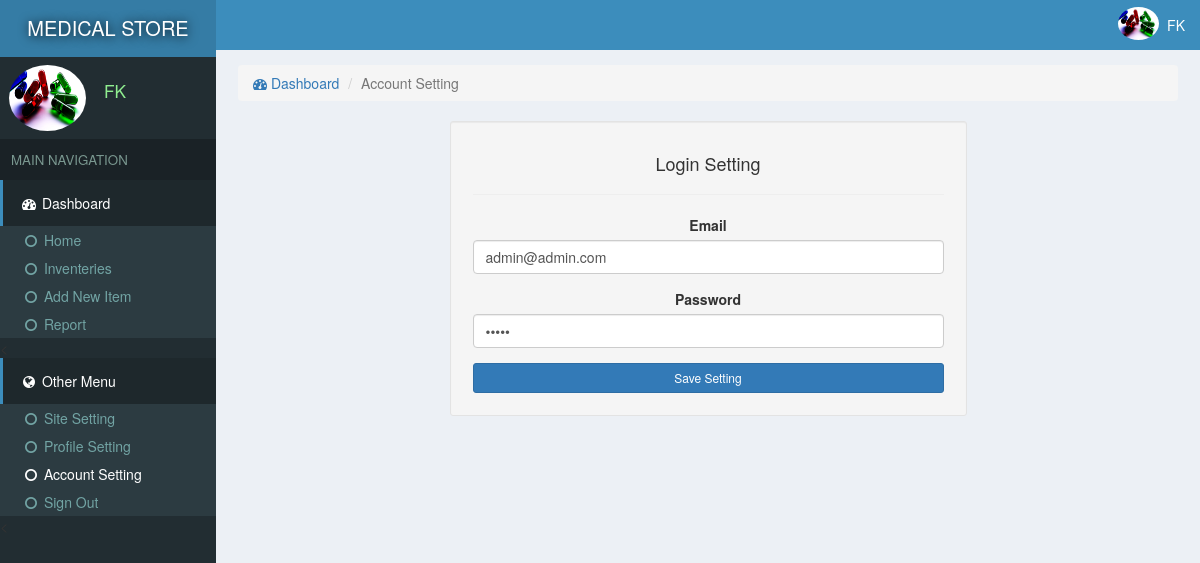
/accountSetting.php (signed in), run on the app's committed database.
### tables this page shows
CREATE TABLE `site` (
  `id` int(11) NOT NULL,
  `title` varchar(222) NOT NULL,
  `name` varchar(222) NOT NULL
);

CREATE TABLE `users` (
  `id` int(11) NOT NULL,
  `email` varchar(222) NOT NULL,
  `password` varchar(222) NOT NULL,
  `name` varchar(222) NOT NULL,
  `pic` varchar(222) NOT NULL,
  `number` varchar(222) NOT NULL,
  `date` timestamp NOT NULL DEFAULT current_timestamp()
);

### assets/function.php (called while the page is built, shortened)
<?php
function siteName()
{
	global $con;
	$array = $con->query("select * from site where id='1'");
	$row = $array->fetch_assoc();
	return $row['name'];
}
 ?>

### assets/db.php (called while the page is built, shortened)
<?php
    $con = new mysqli('localhost:3307','root','','medical');
    $array = $con->query("select * from users where id ='$_SESSION[userId]'");
    $user = $array->fetch_assoc();
?>

### accountSetting.php (the view, shortened to what this page needs)
<?php require "assets/function.php" ?>
<?php require 'assets/db.php';?>
<!DOCTYPE html>
<html>
<head>
  <?php require "assets/autoloader.php" ?>
</head>
<body style="background: #ECF0F5;padding:0;margin:0">
<div class="dashboard" style="position: fixed;width: 18%;height: 100%;background:#222D32">
  <div style="background:#357CA5;padding: 14px 3px;color:white;font-size: 15pt;text-align: center;text-shadow: 1px 1px 11px black">
    <a href="index.php" style="color: white;text-decoration: none;"><?php echo strtoupper(siteName()); ?> </a>
  </div>
  <div class="flex" style="padding: 3px 7px;margin:5px 2px;">
    <div><img src="photo/<?php echo $user['pic'] ?>" class='img-circle' style='width: 77px;height: 66px'></div>
    <div style="color:lightgreen;font-size: 13pt;padding: 14px 7px;margin-left: 11px;"><?php echo ucfirst($user['name']); ?></div>
  </div>
  <div style="background: #1A2226;font-size: 10pt;padding: 11px;color: #79978F">MAIN NAVIGATION</div>
  <div>
    <div style="background:#1E282C;color: white;padding: 13px 17px;border-left: 3px solid #3C8DBC;"><span><i class="fa fa-dashboard fa-fw"></i> Dashboard</span></div>
    <div class="item">
      <ul class="nostyle zero">
        <a href="index.php"><li ><i class="fa fa-circle-o fa-fw"></i> Home</li></a>
        <a href="inventeries.php"><li><i class="fa fa-circle-o fa-fw"></i> Inventeries</li></a>
       <a href="addnew.php"><li ><i class="fa fa-circle-o fa-fw"></i> Add New Item</li></a>
        <a href="reports.php"><li><i class="fa fa-circle-o fa-fw"></i> Report</li></a>
      </ul><
    </div>
  </div>
  <div style="background:#1E282C;color: white;padding: 13px 17px;border-left: 3px solid #3C8DBC;"><span><i class="fa fa-globe fa-fw"></i> Other Menu</span></div>
  <div class="item">
      <ul class="nostyle zero">
        <a href="sitesetting.php"><li ><i class="fa fa-circle-o fa-fw"></i> Site Setting</li></a>
       <a href="profile.php"><li><i class="fa fa-circle-o fa-fw"></i> Profile Setting</li></a>
        <a href="accountSetting.php"><li style="color: white"><i class="fa fa-circle-o fa-fw"></i> Account Setting</li></a>
        <a href="logout.php"><li><i class="fa fa-circle-o fa-fw"></i> Sign Out</li></a>
      </ul><
    </div>
</div>
<div class="marginLeft" >
  <div style="color:white;background:#3C8DBC" >
    <div class="pull-right flex rightAccount" style="padding-right: 11px;padding: 7px;">
      <div><img src="photo/<?php echo $user['pic'] ?>" style='width: 41px;height: 33px;' class='img-circle'></div>
      <div style="padding: 8px"><?php echo ucfirst($user['name']) ?></div>
    </div>
  </div>
  <div class="content2">
<ol class="breadcrumb ">
        <li><a href="index.php"><i class="fa fa-dashboard"></i> Dashboard</a></li>
        <li class="active">Account Setting</li>
    </ol>
    <div style="width: 55%;margin: auto;padding: 22px;" class="well well-sm center">
      <h4>Login Setting</h4><hr>
      <form method="POST">
         <div class="form-group">
            <label for="some" class="col-form-label">Email</label>
            <input type="email" name="email" class="form-control" value="<?php echo $user['email'] ?>" id="some" required>
          </div>
          <div class="form-group">
            <label for="some" class="col-form-label">Password</label>
            <input type="password" name="password" value="<?php echo $user['password'] ?>" class="form-control" id="some"  required>
          </div>
          <div class="center">
            <button class="btn btn-primary btn-sm btn-block" name="saveSetting">Save Setting</button>
          </div>
        </form>
    </div>
</div>
</body>
</html>

### data on the page
site: name "MEDICAL STORE"
users: pic (picture), name "FK", email "admin@admin.com"
